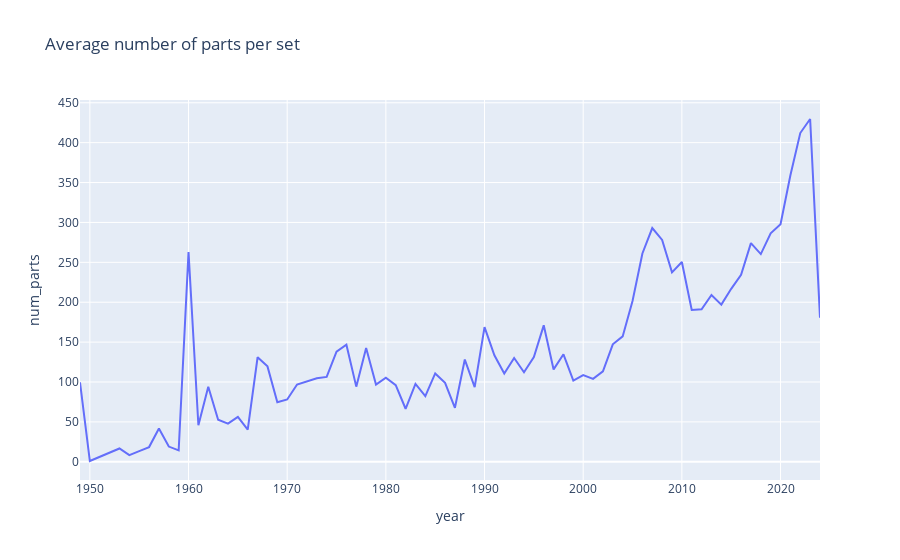

This figure's notebook cell:
### Code cell
fig_avg_pieces = px.line(avg_pieces_series,x='year',y='num_parts',title= 'Average number of parts per set')
fig_avg_pieces.show()

### Figure 1 — Plotly figure (JSON) as saved in the notebook; plotly's stock layout.template omitted (floating-point values rounded to 4 significant figures)
{"data": [{"hovertemplate": "year=%{x}<br>num_parts=%{y}<extra></extra>", "legendgroup": "", "line": {"color": "#636efa", "dash": "solid"}, "marker": {"symbol": "circle"}, "mode": "lines", "name": "", "orientation": "v", "showlegend": false, "type": "scatter", "x": [1949, 1950, 1953, 1954, 1955, 1956, 1957, 1958, 1959, 1960, 1961, 1962, 1963, 1964, 1965, 1966, 1967, 1968, 1969, 1970, 1971, 1972, 1973, 1974, 1975, 1976, 1977, 1978, 1979, 1980, 1981, 1982, 1983, 1984, 1985, 1986, 1987, 1988, 1989, 1990, 1991, 1992, 1993, 1994, 1995, 1996, 1997, 1998, 1999, 2000, 2001, 2002, 2003, 2004, 2005, 2006, 2007, 2008, 2009, 2010, 2011, 2012, 2013, 2014, 2015, 2016, 2017, 2018, 2019, 2020, 2021, 2022, 2023, 2024], "xaxis": "x", "y": [99.6, 1, 16.67, 8.357, 13.3, 18.44, 41.79, 19.09, 14.33, 263, 45.76, 94.08, 52.67, 47.91, 56.32, 40.46, 131.0, 119.6, 74.53, 78.08, 96.85, 101.1, 104.6, 106.4, 138.2, 146.7, 94.21, 142.6, 96.75, 105.5, 96.1, 66.47, 97.64, 82.4, 110.8, 98.92, 67.71, 128.1, 93.61, 168.8, 133.5, 110.6, 130.1, 112.3, 131.3, 171.0, 115.8, 134.7, 101.8, 108.7, 103.9, 113.4, 147.3, 157.2, 201.5, 261.1, 293.0, 278.2, 237.4, 250.5, 190.3, 191.2, 209.1, 197.0, 216.8, 234.3, 274.1, 260.4, 286.3, 297.8, 359.1, 412.0, 429.6, 180.5], "yaxis": "y"}], "layout": {"legend": {"tracegroupgap": 0}, "title": {"text": "Average number of parts per set"}, "xaxis": {"anchor": "y", "domain": [0, 1], "title": {"text": "year"}}, "yaxis": {"anchor": "x", "domain": [0, 1], "title": {"text": "num_parts"}}}}
